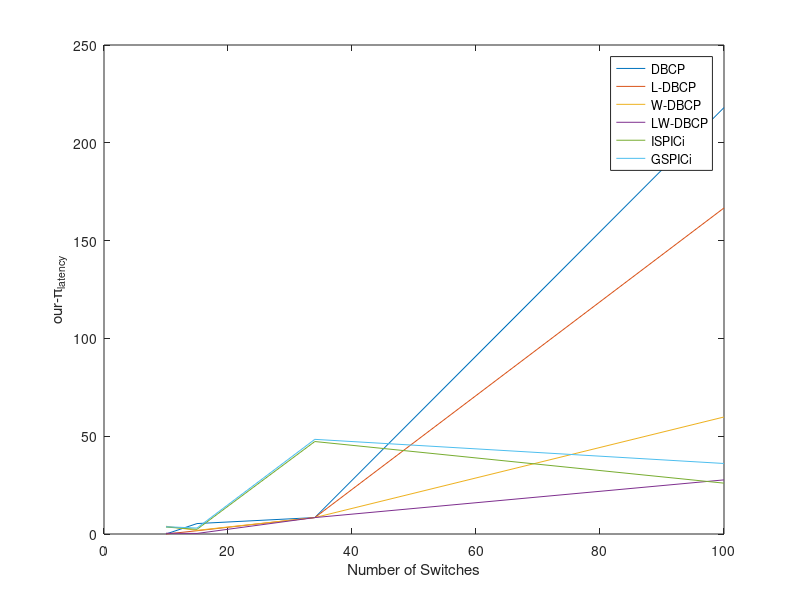

Source code (MATLAB):
fileID = fopen('New Results/dbcp_o.txt','r');
x1 = zeros(1,4);
y1 = zeros(1,4);
input1 = zeros(1,4);
idx = 0;
input = fscanf(fileID,'%f');
for i=1:4
    input1(i) = input(idx+1);
    y1(i) = input(idx+2);
    x1(i) = input(idx+3);
    idx = idx + 3;
end
y1 = [10 15 34 100];
fileID = fopen('New Results/l-dbcp_o.txt','r');
x2 = zeros(1,4);
y2 = zeros(1,4);
input2 = zeros(1,4);
idx = 0;
input = fscanf(fileID,'%f');
for i=1:4
    input2(i) = input(idx+1);
    y2(i) = input(idx+2);
    x2(i) = input(idx+3);
    idx = idx + 3;
end
fileID = fopen('New Results/w-dbcp_o.txt','r');
x3 = zeros(1,4);
y3 = zeros(1,4);
input3 = zeros(1,4);
idx = 0;
input = fscanf(fileID,'%f');
for i=1:3
    input3(i) = input(idx+1);
    y3(i) = input(idx+2);
    x3(i) = input(idx+3);
    idx = idx + 3;
end
%for input graph 5
x3(4) = input(idx+3+3);
fileID = fopen('New Results/lw-dbcp_o.txt','r');
x4 = zeros(1,4);
y4 = zeros(1,4);
input4 = zeros(1,4);
idx = 0;
input = fscanf(fileID,'%f');
for i=1:3
    input4(i) = input(idx+1);
    y4(i) = input(idx+2);
    x4(i) = input(idx+3);
    idx = idx + 3;
end
%for input graph 5
x4(4) = input(idx+3+3);
fileID = fopen('New Results/ispici_o.txt','r');
x5 = zeros(1,4);
y5 = zeros(1,4);
idx = 0;
input = fscanf(fileID,'%f');
for i=1:3
    y5(i) = input(idx+1);
    x5(i) = input(idx+2);
    idx = idx + 2;
end
%for input graph 5
x5(4) = input(idx+2+2);
fileID = fopen('New Results/gspici_o.txt','r');
x6 = zeros(1,4);
y6 = zeros(1,4);
idx = 0;
input = fscanf(fileID,'%f');
for i=1:3
    y6(i) = input(idx+1);
    x6(i) = input(idx+2);
    idx = idx + 2;
end
%for input graph 5
x6(4) = input(idx+2+2);
plot(y1,x1,y1,x2,y1,x3,y1,x4,y1,x5,y1,x6);
xlabel('Number of Switches');
ylabel('our-\pi_{latency}');
legend('DBCP','L-DBCP','W-DBCP','LW-DBCP','ISPICi', 'GSPICi');
print('our graph','-dpng');